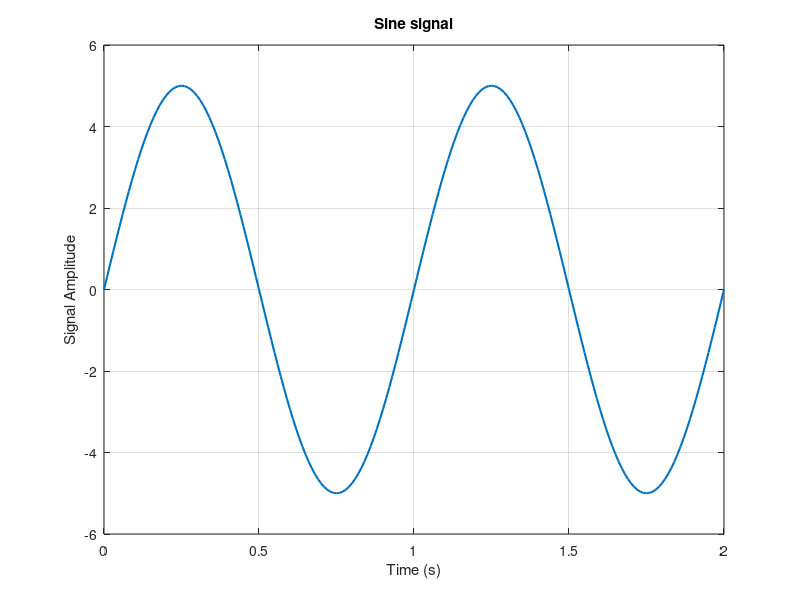
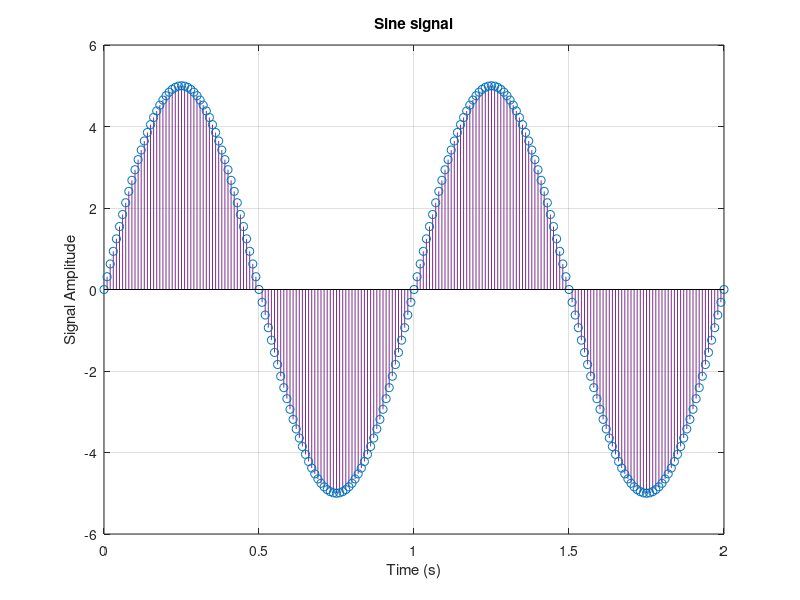
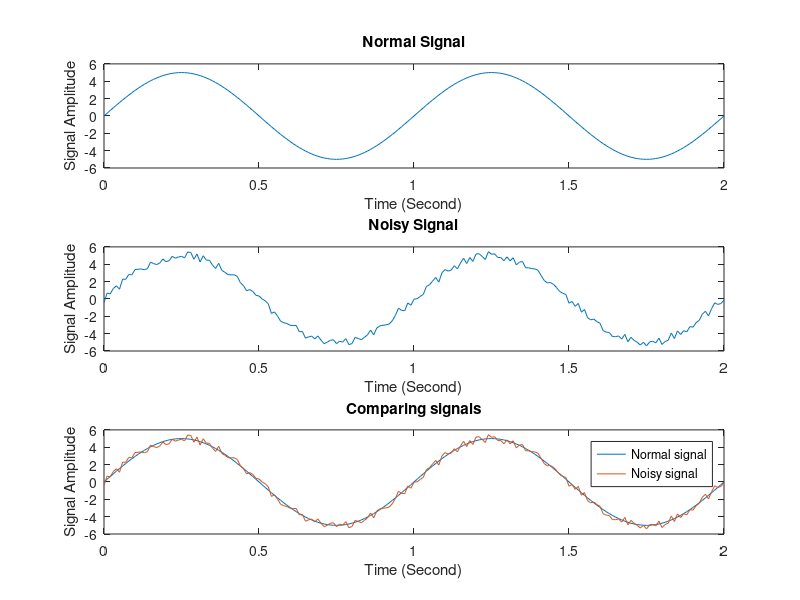
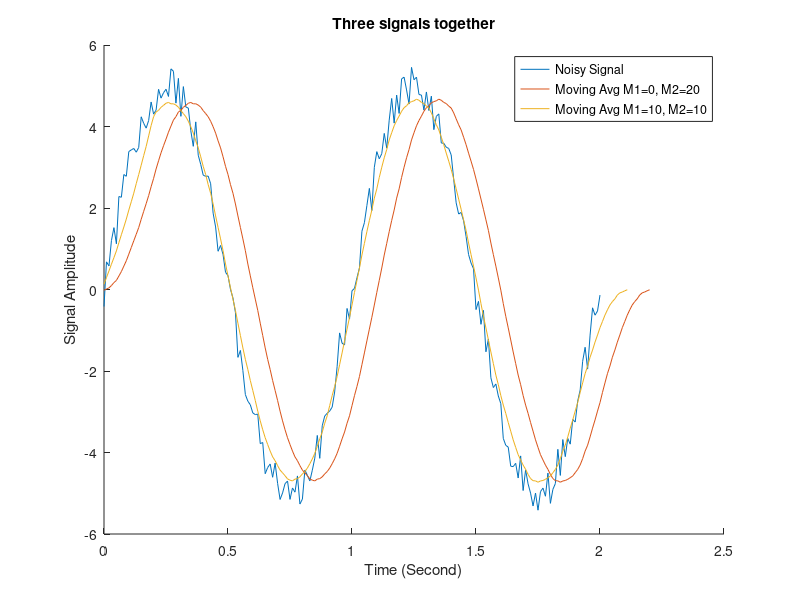

The MATLAB script that drew these images, in order:
%%
close all;
clear;
clc;
%%
% part 1.1
t = 0:0.01:2;        % Define time axis
A = 5;               % Amplitude
f = 1;               % Frequency
y = A*sin(2*pi*f*t); % Sine function

% Plotting signals
figure('Name', 'Sine signal (Plot)');
plot(t, y, 'LineWidth', 1.5);
xlabel('Time (s)');
ylabel('Signal Amplitude');
title('Sine signal');
grid on;

figure('Name', 'Sine signal (Stem)');
stem(t, y,'color', '#7E2F8E', 'LineWidth', 0.5);
xlabel('Time (s)');
ylabel('Signal Amplitude');
title('Sine signal');
grid on;

%%
% part 1.2
r = rand(1, length(y)) - 0.5; % Noise
noised_signal = y + r;        % Add noise to sine, y defined in section 1.1

% Plotting signals
figure('Name', 'Normal Sine signal VS Noisy Sine Signal', 'Position', [300 200 700 500]);
subplot(3,1,1);               % Plotting normal signal without noise
plot(t,y)
title('Normal Signal');xlabel('Time (Second)');ylabel('Signal Amplitude');
subplot(3,1,2);               % Plotting noisy signal
plot(t,noised_signal)
title('Noisy Signal');xlabel('Time (Second)');ylabel('Signal Amplitude');
%hold on;
subplot(3,1,3);               % Plotting both signal together for comparing them
plot(t,y, t, noised_signal)
hold on;
title('Comparing signals');xlabel('Time (Second)');ylabel('Signal Amplitude');
legend('Normal signal', 'Noisy signal');
hold off;

%%
% part 1.3:
M1 = 0;
M2 = 20;
len = M2 + M1 + 1; % Window length

window = ones(1, len) / len; % Moving average window

y2 = conv(noised_signal, window);
t2 = 0:0.01:(0.01 * (length(y2) - 1));

% Plotting section 1.3.1
figure('Name', 'Moving Avg signals', 'Position', [300 200 700 500]);
hold on;
plot(t,noised_signal);              % Noise signal
plot(t2, y2);                       % Moving Avg M1=0, M2=20

% part 1.3.2:
M1 = 10;
M2 = 10;
len = M2 + M1 + 1; % Window length

window = ones(1, len) / len; % Moving average window

y3 = conv(noised_signal(M1:end), window);
t3 = 0:0.01:(0.01 * (length(y3) - 1));

plot(t3, y3);                       % Moving Avg M1=0, M2=20
hold off;
title('Three signals together'); xlabel('Time (Second)'); ylabel('Signal Amplitude');
legend("Noisy Signal", "Moving Avg M1=0, M2=20", "Moving Avg M1=10, M2=10");

%%
% part 1.4
